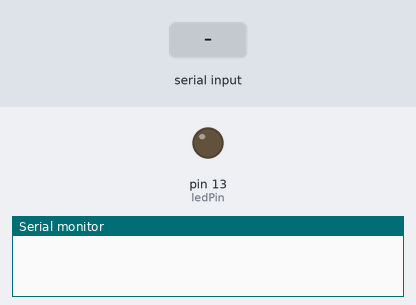
The sketch below on a simulated Arduino Uno, built with avr-gcc and run on an emulated ATmega328P. Parts: output pins drawn as LEDs (lit = HIGH), the last lines printed to the serial monitor. Inputs (shaded band) come from the test bench.

Above: at 1.2 s.
1.3 s: "1" received over Serial
At 2.5 s:
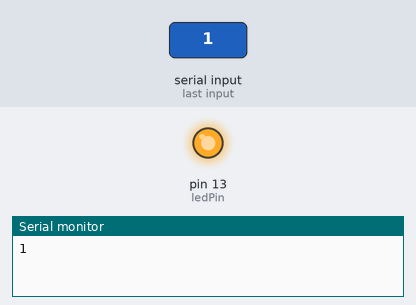
3.5 s: "0" received over Serial
At 5.2 s:
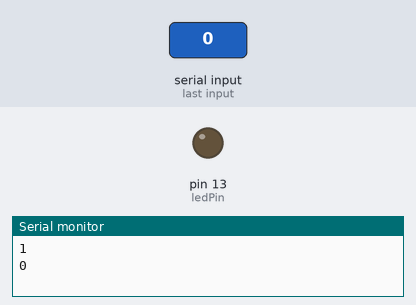
Timing chart, 0 to 6.7 s (numbered marks = the images above; inputs shaded):
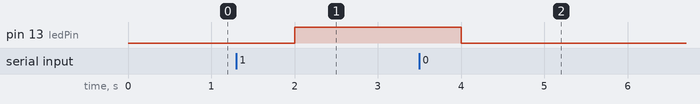

Measured:
- after the input at 1.3 s, pin 13 (ledPin): LOW → HIGH after 0.70 s
- after the input at 3.5 s, pin 13 (ledPin): HIGH → LOW after 0.50 s

The sketch:

comando_teclado.ino
```cpp
int ledPin = 13;

void setup() {
  Serial.begin(9600);
  pinMode(ledPin, OUTPUT);
}

void loop() {
  if (Serial.available() > 0) {
    char value = Serial.read();
    if (value == '1') {
      digitalWrite(ledPin, HIGH);
    } else if (value == '0') {
      digitalWrite(ledPin, LOW);
    }
    Serial.println(value);
  }
  delay(1000);
}
```
